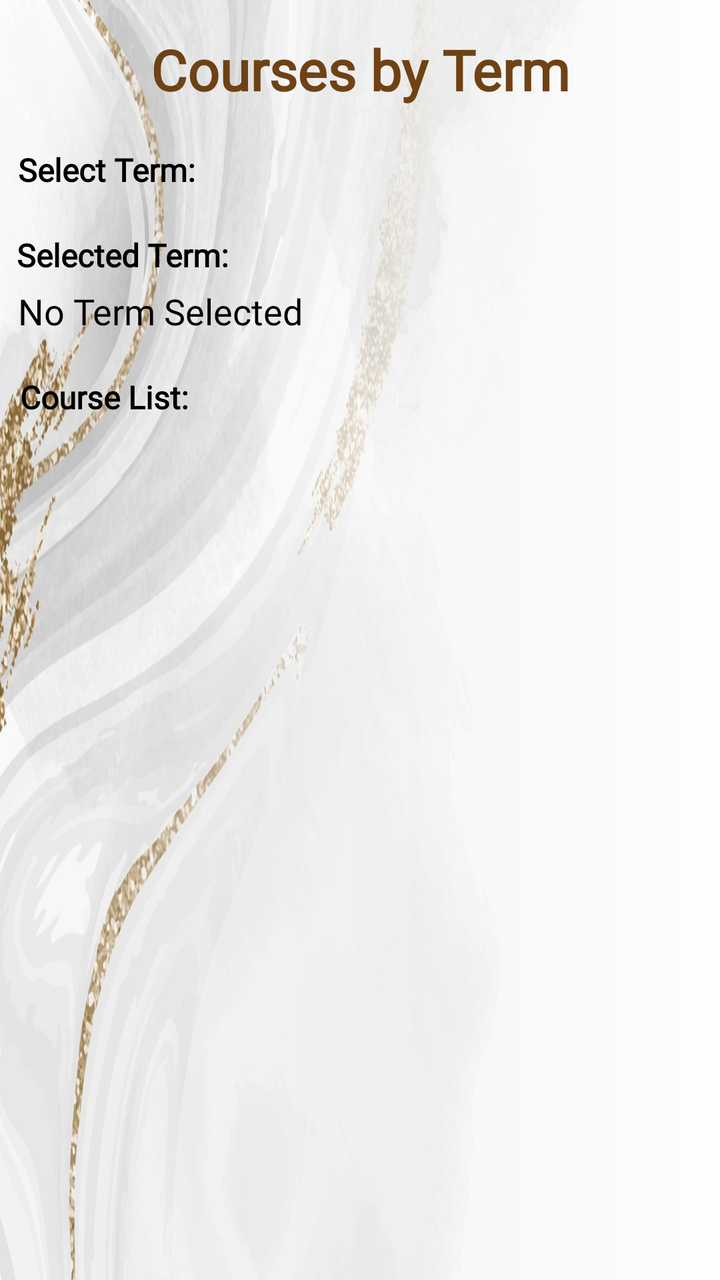
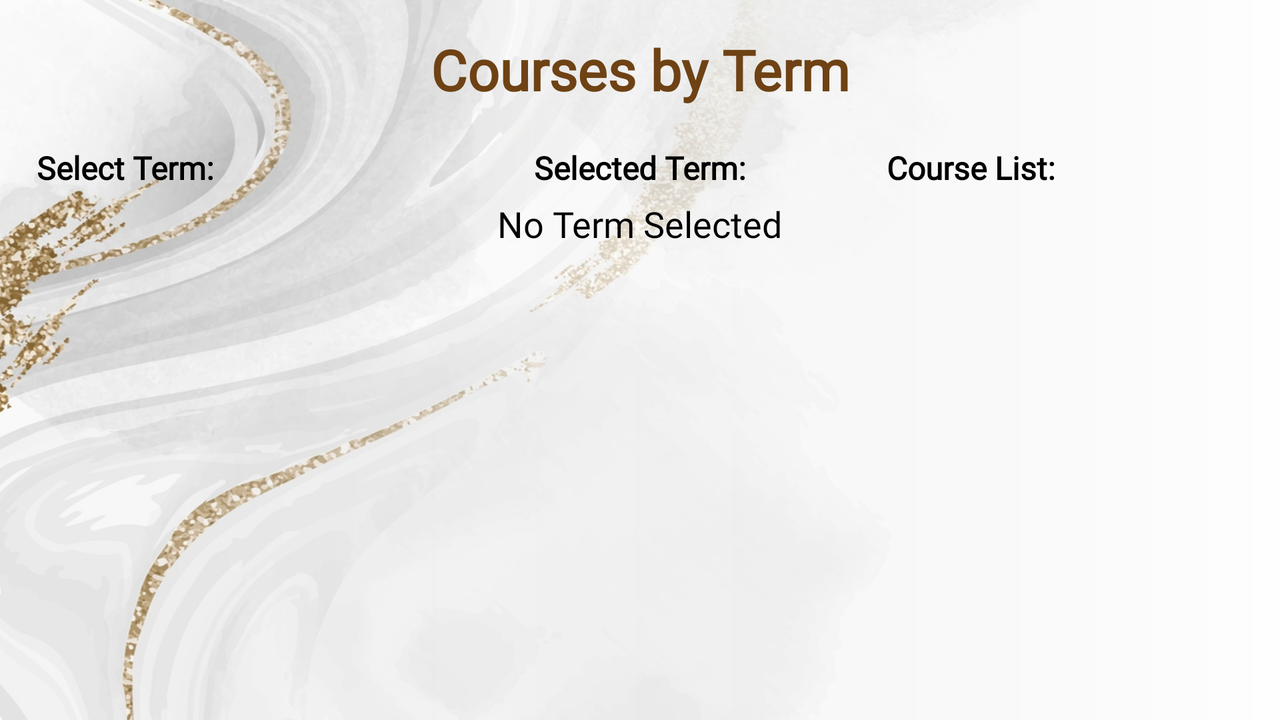

An Android layout and its configuration variant, each rendered on a device that would load it. The default file and the variant file are quoted in full after the pictures.
<!-- AndroidManifest.xml: application theme Theme.MyApplication -->
<!-- res/layout/activity_courses_by_term.xml -->
<?xml version="1.0" encoding="utf-8"?>
<androidx.constraintlayout.widget.ConstraintLayout xmlns:android="http://schemas.android.com/apk/res/android"
    xmlns:app="http://schemas.android.com/apk/res-auto"
    xmlns:tools="http://schemas.android.com/tools"
    android:layout_width="match_parent"
    android:layout_height="match_parent"
    android:background="@drawable/backgroundimage"
    tools:context=".UI.CoursesByTerm">

    <TextView
        android:id="@+id/textView13"
        android:layout_width="257dp"
        android:layout_height="42dp"
        android:layout_marginTop="16dp"
        android:fontFamily="@font/caudex"
        android:text="Courses by Term"
        android:textAlignment="center"
        android:textColor="#6E4214"
        android:textSize="28sp"
        android:textStyle="bold"
        app:layout_constraintLeft_toLeftOf="parent"
        app:layout_constraintRight_toRightOf="parent"
        app:layout_constraintTop_toTopOf="parent" />

    <TextView
        android:id="@+id/textView28"
        android:layout_width="wrap_content"
        android:layout_height="wrap_content"
        android:layout_marginTop="16dp"
        android:fontFamily="@font/caudex"
        android:text="Select Term:"
        android:textAlignment="gravity"
        android:textColor="@color/black"
        android:textSize="16dp"
        android:textStyle="bold"
        app:layout_constraintHorizontal_bias="0.033"
        app:layout_constraintLeft_toLeftOf="parent"
        app:layout_constraintRight_toRightOf="parent"
        app:layout_constraintTop_toBottomOf="@+id/textView13" />

    <TextView
        android:id="@+id/textView41"
        android:layout_width="wrap_content"
        android:layout_height="wrap_content"
        android:layout_marginTop="16dp"
        android:fontFamily="@font/caudex"
        android:text="Selected Term:"
        android:textAlignment="gravity"
        android:textColor="@color/black"
        android:textSize="16dp"
        android:textStyle="bold"
        app:layout_constraintHorizontal_bias="0.033"
        app:layout_constraintLeft_toLeftOf="parent"
        app:layout_constraintRight_toRightOf="parent"
        app:layout_constraintTop_toBottomOf="@+id/termCBTRV" />

    <TextView
        android:id="@+id/selectedTermText"
        android:layout_width="wrap_content"
        android:layout_height="wrap_content"
        android:layout_marginTop="5dp"
        android:fontFamily="@font/caudex"
        android:text="No Term Selected"
        android:textAlignment="gravity"
        android:textColor="@color/black"
        android:textSize="18dp"
        android:textStyle="normal"
        app:layout_constraintHorizontal_bias="0.041"
        app:layout_constraintLeft_toLeftOf="parent"
        app:layout_constraintRight_toRightOf="parent"
        app:layout_constraintTop_toBottomOf="@+id/textView41" />

    <TextView
        android:id="@+id/textView40"
        android:layout_width="wrap_content"
        android:layout_height="wrap_content"
        android:layout_marginTop="20dp"
        android:fontFamily="@font/caudex"
        android:text="Course List:"
        android:textAlignment="gravity"
        android:textColor="@color/black"
        android:textSize="16dp"
        android:textStyle="bold"
        app:layout_constraintHorizontal_bias="0.036"
        app:layout_constraintLeft_toLeftOf="parent"
        app:layout_constraintRight_toRightOf="parent"
        app:layout_constraintTop_toBottomOf="@+id/selectedTermText" />

    <androidx.recyclerview.widget.RecyclerView
        android:id="@+id/termCBTRV"
        android:layout_width="370dp"
        android:layout_height="wrap_content"
        android:layout_marginTop="5dp"
        app:layout_constraintEnd_toEndOf="parent"
        app:layout_constraintStart_toStartOf="parent"
        app:layout_constraintTop_toBottomOf="@+id/textView28" />

    <androidx.recyclerview.widget.RecyclerView
        android:id="@+id/courseCBTRV"
        android:layout_width="370dp"
        android:layout_height="wrap_content"
        android:layout_marginTop="5dp"
        app:layout_constraintEnd_toEndOf="parent"
        app:layout_constraintStart_toStartOf="parent"
        app:layout_constraintTop_toBottomOf="@+id/textView40" />


</androidx.constraintlayout.widget.ConstraintLayout>
<!-- resources referenced by this layout -->
<resources>
  <color name="black">#FF000000</color>
  <!-- drawable backgroundimage: jpg bitmap (drawable-v24, 207359 bytes) -->
  <style name="Theme.MyApplication" parent="Theme.MaterialComponents.DayNight.DarkActionBar">
          
          <item name="colorPrimary">@color/gold_2</item>
          <item name="colorPrimaryVariant">@color/purple_700</item>
          <item name="colorOnPrimary">@color/white</item>
          
          <item name="colorSecondary">@color/gold</item>
          <item name="colorSecondaryVariant">@color/gold_1</item>
          <item name="colorOnSecondary">@color/black</item>
          
          <item name="android:statusBarColor" tools:targetApi="l">?attr/colorPrimaryVariant</item>
          
      </style>
  <color name="gold_2">#3F301D</color>
  <color name="purple_700">#FF3700B3</color>
  <color name="white">#FFFFFFFF</color>
  <color name="gold">#926F34</color>
  <color name="gold_1">#C1A87D</color>
</resources>
<!-- res/layout-land/activity_courses_by_term.xml (the repository's variant of the layout above) -->
<!-- drawn on the phone turned sideways -->
<?xml version="1.0" encoding="utf-8"?>
<androidx.constraintlayout.widget.ConstraintLayout xmlns:android="http://schemas.android.com/apk/res/android"
    xmlns:app="http://schemas.android.com/apk/res-auto"
    xmlns:tools="http://schemas.android.com/tools"
    android:layout_width="match_parent"
    android:layout_height="match_parent"
    android:background="@drawable/backgroundimage"
    tools:context=".UI.CoursesByTerm">

    <TextView
        android:id="@+id/textView13"
        android:layout_width="257dp"
        android:layout_height="42dp"
        android:layout_marginTop="16dp"
        android:fontFamily="@font/caudex"
        android:text="Courses by Term"
        android:textAlignment="center"
        android:textColor="#6E4214"
        android:textSize="28sp"
        android:textStyle="bold"
        app:layout_constraintLeft_toLeftOf="parent"
        app:layout_constraintRight_toRightOf="parent"
        app:layout_constraintTop_toTopOf="parent" />

    <TextView
        android:id="@+id/textView28"
        android:layout_width="wrap_content"
        android:layout_height="wrap_content"
        android:layout_marginTop="15dp"
        android:fontFamily="@font/caudex"
        android:text="Select Term:"
        android:textAlignment="gravity"
        android:textColor="@color/black"
        android:textSize="16dp"
        android:textStyle="bold"
        app:layout_constraintHorizontal_bias="0.033"
        app:layout_constraintLeft_toLeftOf="parent"
        app:layout_constraintRight_toRightOf="parent"
        app:layout_constraintTop_toBottomOf="@+id/textView13" />

    <TextView
        android:id="@+id/textView41"
        android:layout_width="wrap_content"
        android:layout_height="wrap_content"
        android:layout_marginTop="15dp"
        android:fontFamily="@font/caudex"
        android:text="Selected Term:"
        android:textAlignment="gravity"
        android:textColor="@color/black"
        android:textSize="16dp"
        android:textStyle="bold"
        app:layout_constraintLeft_toLeftOf="parent"
        app:layout_constraintRight_toRightOf="parent"
        app:layout_constraintTop_toBottomOf="@+id/textView13" />

    <TextView
        android:id="@+id/selectedTermText"
        android:layout_width="wrap_content"
        android:layout_height="wrap_content"
        android:layout_marginTop="5dp"
        android:fontFamily="@font/caudex"
        android:text="No Term Selected"
        android:textAlignment="gravity"
        android:textColor="@color/black"
        android:textSize="18dp"
        android:textStyle="normal"
        app:layout_constraintLeft_toLeftOf="parent"
        app:layout_constraintRight_toRightOf="parent"
        app:layout_constraintTop_toBottomOf="@+id/textView41" />

    <TextView
        android:id="@+id/textView40"
        android:layout_width="wrap_content"
        android:layout_height="wrap_content"
        android:layout_marginTop="15dp"
        android:fontFamily="@font/caudex"
        android:text="Course List:"
        android:textAlignment="gravity"
        android:textColor="@color/black"
        android:textSize="16dp"
        android:textStyle="bold"
        app:layout_constraintHorizontal_bias="0.798"
        app:layout_constraintLeft_toLeftOf="parent"
        app:layout_constraintRight_toRightOf="parent"
        app:layout_constraintTop_toBottomOf="@+id/textView13" />

    <androidx.recyclerview.widget.RecyclerView
        android:id="@+id/termCBTRV"
        android:layout_width="200dp"
        android:layout_height="wrap_content"
        android:layout_marginTop="5dp"
        app:layout_constraintEnd_toEndOf="parent"
        app:layout_constraintHorizontal_bias="0.039"
        app:layout_constraintStart_toStartOf="parent"
        app:layout_constraintTop_toBottomOf="@+id/textView28" />

    <androidx.recyclerview.widget.RecyclerView
        android:id="@+id/courseCBTRV"
        android:layout_width="200dp"
        android:layout_height="wrap_content"
        android:layout_marginTop="4dp"
        app:layout_constraintEnd_toEndOf="parent"
        app:layout_constraintHorizontal_bias="0.969"
        app:layout_constraintStart_toStartOf="parent"
        app:layout_constraintTop_toBottomOf="@+id/textView40" />


</androidx.constraintlayout.widget.ConstraintLayout>
